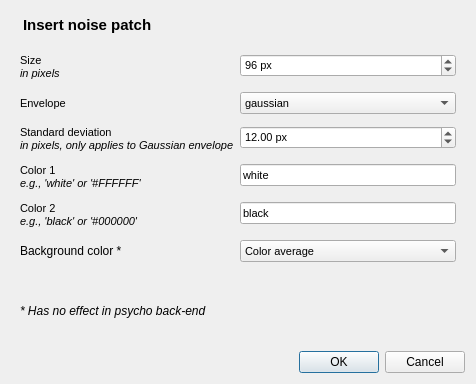
<?xml version="1.0" encoding="UTF-8"?>
<ui version="4.0">
 <class>noise_patch_dialog</class>
 <widget class="QDialog" name="noise_patch_dialog">
  <property name="geometry">
   <rect>
    <x>0</x>
    <y>0</y>
    <width>476</width>
    <height>384</height>
   </rect>
  </property>
  <property name="windowTitle">
   <string>Insert noise patch</string>
  </property>
  <layout class="QVBoxLayout" name="verticalLayout">
   <item>
    <widget class="QWidget" name="widget_header_box" native="true">
     <property name="sizePolicy">
      <sizepolicy hsizetype="Preferred" vsizetype="Fixed">
       <horstretch>0</horstretch>
       <verstretch>0</verstretch>
      </sizepolicy>
     </property>
     <layout class="QHBoxLayout" name="horizontalLayout">
      <property name="spacing">
       <number>0</number>
      </property>
      <property name="margin">
       <number>5</number>
      </property>
      <item>
       <widget class="QLabel" name="label_noise_patch">
        <property name="sizePolicy">
         <sizepolicy hsizetype="Fixed" vsizetype="Preferred">
          <horstretch>0</horstretch>
          <verstretch>0</verstretch>
         </sizepolicy>
        </property>
        <property name="text">
         <string/>
        </property>
        <property name="pixmap">
         <pixmap>:/icons/noise_patch.png</pixmap>
        </property>
       </widget>
      </item>
      <item>
       <widget class="QLabel" name="label_2">
        <property name="font">
         <font>
          <pointsize>11</pointsize>
          <weight>75</weight>
          <bold>true</bold>
         </font>
        </property>
        <property name="text">
         <string>Insert noise patch</string>
        </property>
       </widget>
      </item>
     </layout>
    </widget>
   </item>
   <item>
    <widget class="QWidget" name="widget" native="true">
     <property name="font">
      <font>
       <pointsize>8</pointsize>
      </font>
     </property>
     <layout class="QFormLayout" name="formLayout">
      <property name="fieldGrowthPolicy">
       <enum>QFormLayout::AllNonFixedFieldsGrow</enum>
      </property>
      <property name="verticalSpacing">
       <number>12</number>
      </property>
      <item row="0" column="1">
       <widget class="QSpinBox" name="spinbox_size">
        <property name="suffix">
         <string> px</string>
        </property>
        <property name="minimum">
         <number>1</number>
        </property>
        <property name="maximum">
         <number>1000</number>
        </property>
        <property name="value">
         <number>96</number>
        </property>
       </widget>
      </item>
      <item row="1" column="0">
       <widget class="QLabel" name="label_5">
        <property name="text">
         <string>Envelope</string>
        </property>
       </widget>
      </item>
      <item row="1" column="1">
       <widget class="QComboBox" name="combobox_env">
        <item>
         <property name="text">
          <string notr="true">gaussian</string>
         </property>
        </item>
        <item>
         <property name="text">
          <string notr="true">linear</string>
         </property>
        </item>
        <item>
         <property name="text">
          <string notr="true">circular (sharp edge)</string>
         </property>
        </item>
        <item>
         <property name="text">
          <string notr="true">rectangular (no envelope)</string>
         </property>
        </item>
       </widget>
      </item>
      <item row="2" column="0">
       <widget class="QLabel" name="label_6">
        <property name="text">
         <string>Standard deviation&lt;br /&gt;&lt;i&gt;in pixels, only applies to Gaussian envelope&lt;/i&gt;</string>
        </property>
       </widget>
      </item>
      <item row="2" column="1">
       <widget class="QDoubleSpinBox" name="spinbox_stdev">
        <property name="suffix">
         <string> px</string>
        </property>
        <property name="maximum">
         <double>1000.000000000000000</double>
        </property>
        <property name="value">
         <double>12.000000000000000</double>
        </property>
       </widget>
      </item>
      <item row="3" column="0">
       <widget class="QLabel" name="label_10">
        <property name="text">
         <string>Color 1&lt;br /&gt;&lt;i&gt;e.g., 'white' or '#FFFFFF'&lt;/i&gt;</string>
        </property>
       </widget>
      </item>
      <item row="3" column="1">
       <widget class="color_edit" name="edit_color1">
        <property name="text">
         <string notr="true">white</string>
        </property>
       </widget>
      </item>
      <item row="4" column="0">
       <widget class="QLabel" name="label_9">
        <property name="text">
         <string>Color 2&lt;br /&gt;&lt;i&gt;e.g., 'black' or '#000000'&lt;/i&gt;</string>
        </property>
       </widget>
      </item>
      <item row="4" column="1">
       <widget class="color_edit" name="edit_color2">
        <property name="text">
         <string notr="true">black</string>
        </property>
       </widget>
      </item>
      <item row="5" column="0">
       <widget class="QLabel" name="label_11">
        <property name="font">
         <font>
          <pointsize>9</pointsize>
         </font>
        </property>
        <property name="text">
         <string>Background color *</string>
        </property>
       </widget>
      </item>
      <item row="5" column="1">
       <widget class="QComboBox" name="combobox_bgmode">
        <item>
         <property name="text">
          <string notr="true">Color average</string>
         </property>
        </item>
        <item>
         <property name="text">
          <string notr="true">Color 2</string>
         </property>
        </item>
       </widget>
      </item>
      <item row="0" column="0">
       <widget class="QLabel" name="label_4">
        <property name="text">
         <string>Size&lt;br /&gt;&lt;i&gt;in pixels&lt;/i&gt;</string>
        </property>
       </widget>
      </item>
     </layout>
    </widget>
   </item>
   <item>
    <widget class="QWidget" name="widget_3" native="true">
     <layout class="QVBoxLayout" name="verticalLayout_2">
      <item>
       <widget class="QLabel" name="label_12">
        <property name="font">
         <font>
          <pointsize>9</pointsize>
          <italic>true</italic>
         </font>
        </property>
        <property name="text">
         <string>* Has no effect in psycho back-end</string>
        </property>
        <property name="wordWrap">
         <bool>true</bool>
        </property>
       </widget>
      </item>
     </layout>
    </widget>
   </item>
   <item>
    <widget class="QDialogButtonBox" name="buttonBox">
     <property name="orientation">
      <enum>Qt::Horizontal</enum>
     </property>
     <property name="standardButtons">
      <set>QDialogButtonBox::Cancel|QDialogButtonBox::Ok</set>
     </property>
     <property name="centerButtons">
      <bool>false</bool>
     </property>
    </widget>
   </item>
  </layout>
 </widget>
 <customwidgets>
  <customwidget>
   <class>color_edit</class>
   <extends>QLineEdit</extends>
   <header>libqtopensesame/widgets/color_edit.h</header>
  </customwidget>
 </customwidgets>
 <resources/>
 <connections>
  <connection>
   <sender>buttonBox</sender>
   <signal>accepted()</signal>
   <receiver>noise_patch_dialog</receiver>
   <slot>accept()</slot>
   <hints>
    <hint type="sourcelabel">
     <x>248</x>
     <y>254</y>
    </hint>
    <hint type="destinationlabel">
     <x>157</x>
     <y>274</y>
    </hint>
   </hints>
  </connection>
  <connection>
   <sender>buttonBox</sender>
   <signal>rejected()</signal>
   <receiver>noise_patch_dialog</receiver>
   <slot>reject()</slot>
   <hints>
    <hint type="sourcelabel">
     <x>316</x>
     <y>260</y>
    </hint>
    <hint type="destinationlabel">
     <x>286</x>
     <y>274</y>
    </hint>
   </hints>
  </connection>
 </connections>
</ui>
